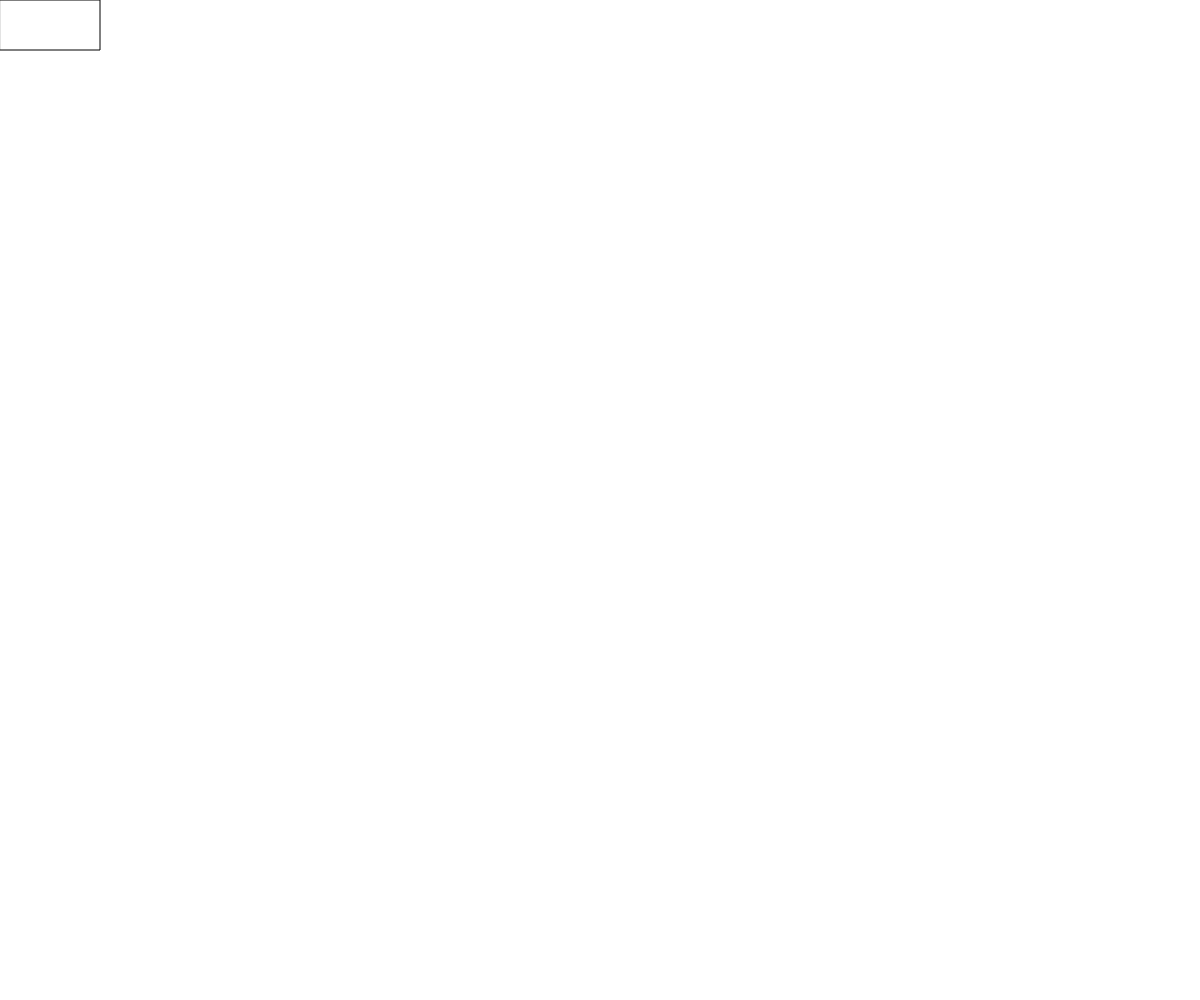
Frame 1 (no input)
Frame 60 (no input): identical to frame 1, image omitted
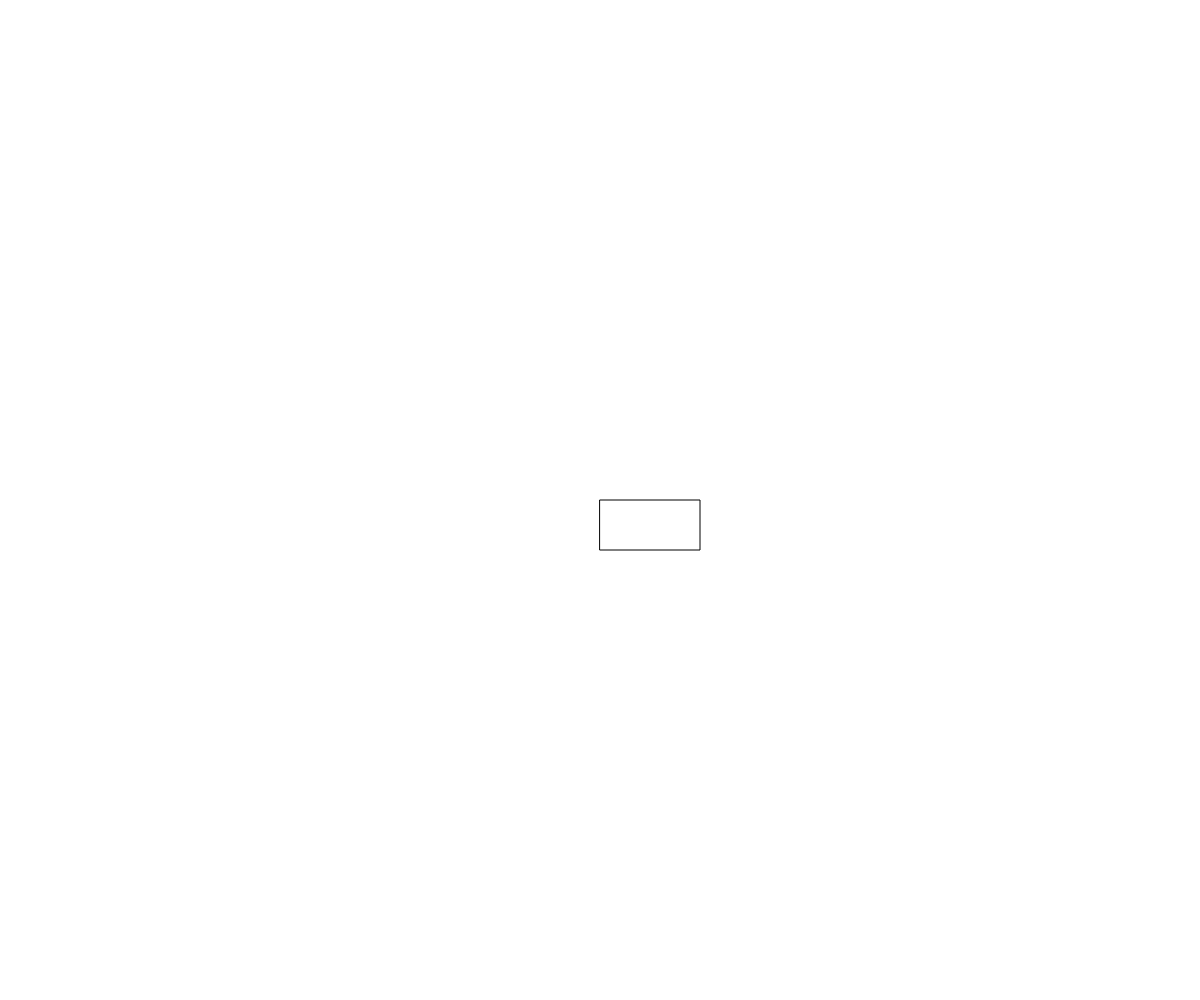
Frame 120 (the mouse pressed at the canvas centre since frame 60)

The p5.js sketch that drew these frames (run headless with seeded random() and noise() and a simulated clock; from frame 60 on, the mouse is pressed at the canvas centre):

// p5.js sketch
// ── sketch.js
// Project Title
// Your Name
// Date
//
// Extra for Experts:
// - describe what you did to take this project "above and beyond"


function setup() {
  createCanvas(windowWidth, windowHeight);
}

function draw() {
  background(255);
  rect(mouseX, mouseY, 100, 50);
  
}
